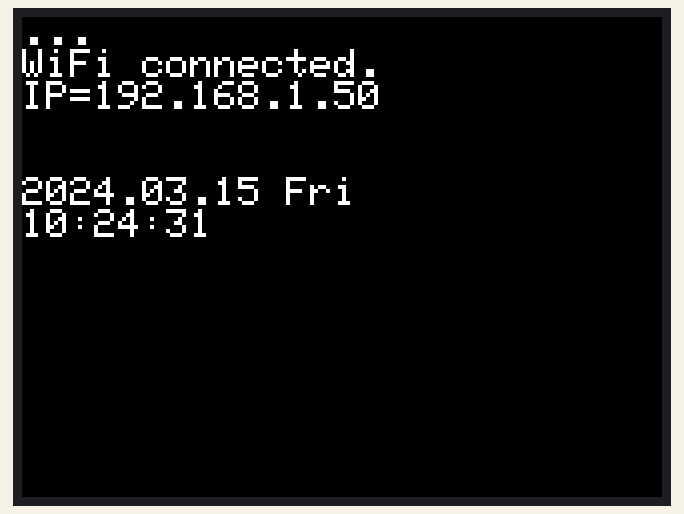
Bench run of a program on a simulated ESP32. Parts: 320×240 colour display. WiFi joins after 1.5 s; servers stay silent unless stated; the local clock reads 2024-03-15 10:24:30 at power-on unless the program sets it.

Above: at 1.8 s.
At 10.5 s:
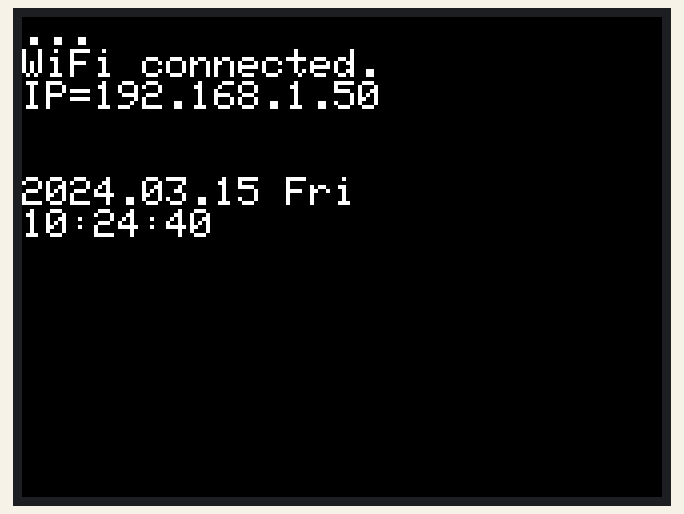
At 17.1 s:
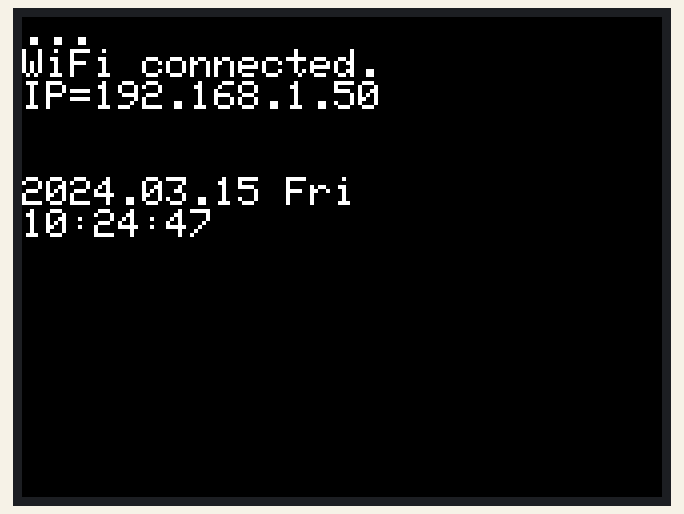
At 20.1 s:
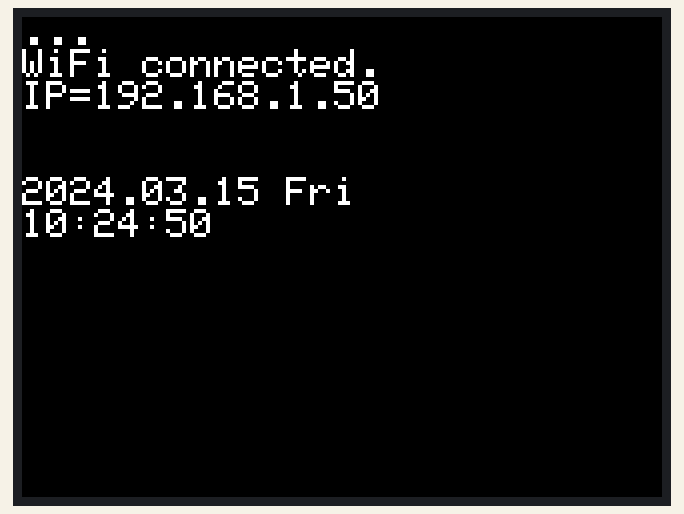
At 27.2 s:
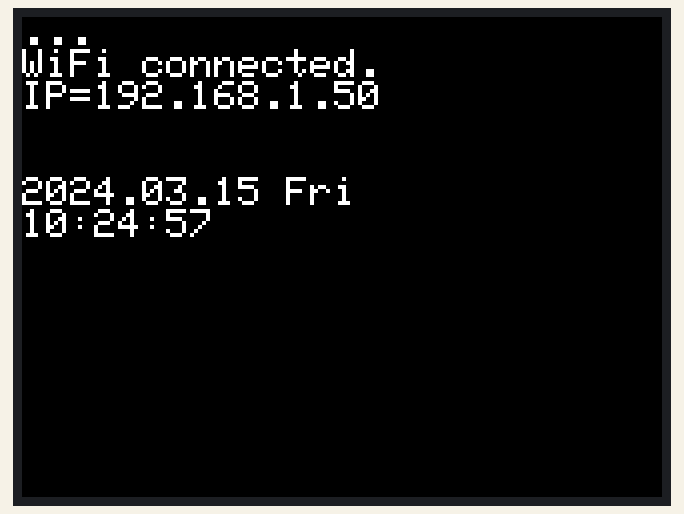
At 38.4 s:
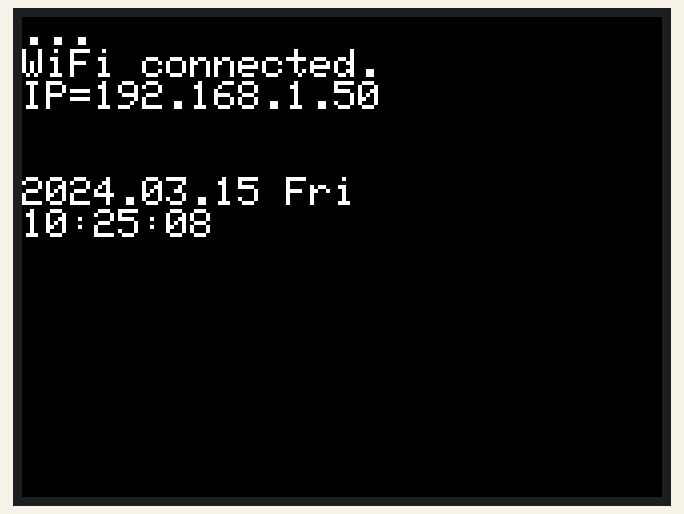

The program:

main.cpp
```cpp
#include <Arduino.h>
#include <M5Unified.h>
#include <time.h>
#include <WiFi.h>

// for WiFi
char ssid[] = "---------------"; // your SSID
char pass[] = "---------------"; // your Pass word

// for Time
const char* ntpServer = "ntp.jst.mfeed.ad.jp"; // NTP server
const long  gmtOffset_sec = 9 * 3600;          // Time offset 9hr
const int   daylightOffset_sec = 0;            // No summer time
static m5::rtc_date_t RTC_DateStruct; // Data
static m5::rtc_time_t RTC_TimeStruct; // Time
static const char *wd[7] = {"Sun","Mon","Tue","Wed","Thr","Fri","Sat"};
struct tm timeinfo;
String dateStr;
String timeStr;
void getTimeFromNTP(){
  // To get Time from NTP server
  configTime(gmtOffset_sec, daylightOffset_sec, ntpServer);
  while (!getLocalTime(&timeinfo)) {
    delay(1000);
  }
}

void setNTP2RTC(){
    // timeSet
    getTimeFromNTP();
    getLocalTime(&timeinfo);
    // read RTC
    M5.Rtc.getTime(&RTC_TimeStruct);
    M5.Rtc.getDate(&RTC_DateStruct);
    // --- to over write date&time
    RTC_DateStruct.year = timeinfo.tm_year + 1900;
    RTC_DateStruct.month = timeinfo.tm_mon + 1;
    RTC_DateStruct.date = timeinfo.tm_mday;
    RTC_DateStruct.weekDay = timeinfo.tm_wday;
    M5.Rtc.setDate(&RTC_DateStruct);
    RTC_TimeStruct.hours = timeinfo.tm_hour;
    RTC_TimeStruct.minutes = timeinfo.tm_min;
    RTC_TimeStruct.seconds = timeinfo.tm_sec;
    M5.Rtc.setTime(&RTC_TimeStruct);
}

void setup() {
  M5.begin();
  M5.Lcd.fillScreen(BLACK);
  M5.Lcd.setTextSize(2);
  M5.Lcd.setTextColor(WHITE,BLACK);
  //
  int con_count = 0;
  WiFi.begin(ssid, pass);
  while (WiFi.status() != WL_CONNECTED) {
    delay(500);
    M5.Lcd.print(".");
    con_count++;
    if(con_count >= 20){
      break;
    }
  }
  if(con_count < 20){
    M5.Lcd.print("\nWiFi connected.");
    setNTP2RTC();
  }else{
    M5.Lcd.print("\nWiFi did not connect.");
  }
  M5.Lcd.print("\nIP=");
  M5.Lcd.print(WiFi.localIP());
}

void loop() {
  M5.Lcd.setCursor(0, 80);
  M5.Rtc.getDate(&RTC_DateStruct);
  M5.Rtc.getTime(&RTC_TimeStruct);
  M5.Lcd.printf("%04d.%02d.%02d %s\n", RTC_DateStruct.year, RTC_DateStruct.month, RTC_DateStruct.date, wd[RTC_DateStruct.weekDay]);
  M5.Lcd.printf("%02d:%02d:%02d", RTC_TimeStruct.hours, RTC_TimeStruct.minutes, RTC_TimeStruct.seconds);
  delay(500);
}
```
